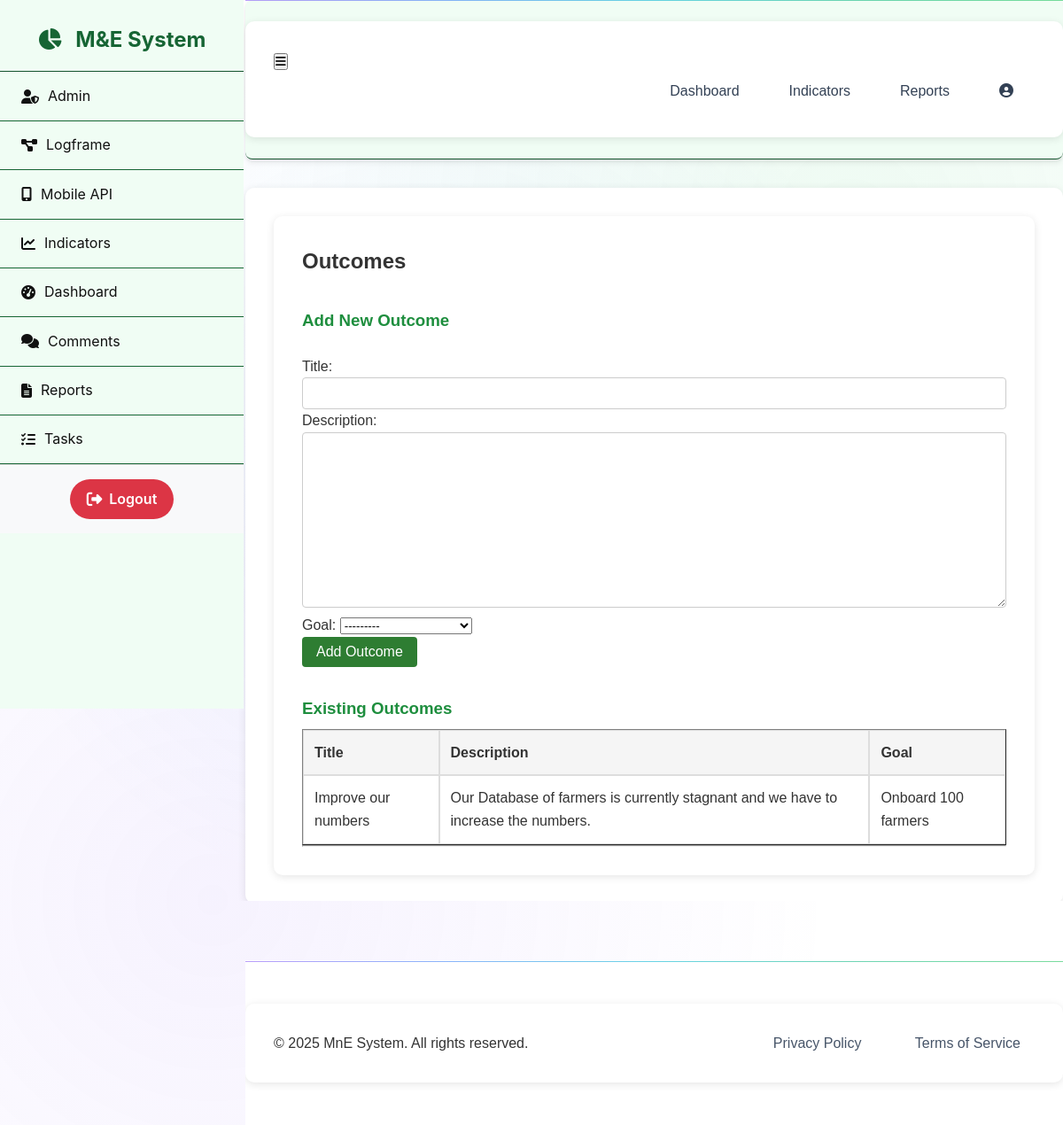
/api/v1/logframe/outcomes/, run on the app's committed database.
### logframe/models.py (models this page shows, shortened)
class Goal(models.Model):
    title = models.CharField(max_length=255)
    description = models.TextField(blank=True)
    created_at = models.DateTimeField(auto_now_add=True)
    def __str__(self):
        return self.title

class Outcome(models.Model):
    goal = models.ForeignKey(Goal, related_name='outcomes', on_delete=models.CASCADE)
    title = models.CharField(max_length=255)
    description = models.TextField(blank=True)

### logframe/views.py (the view)
# urls.py: path('outcomes/', views.outcomes_view, name='outcomes-ui'),
def outcomes_view(request):
    outcomes = Outcome.objects.select_related('goal').all()
    form = OutcomeForm()
    if request.method == 'POST':
        form = OutcomeForm(request.POST)
        if form.is_valid():
            form.save()
            return redirect('outcomes-ui')
    return render(request, 'logframe/outcomes.html', {
        'outcomes': outcomes,
        'form': form
    })

### logframe/views.py
class OutcomeForm(forms.ModelForm):
    class Meta:
        model = Outcome
        fields = ['title', 'description', 'goal']

### templates/logframe/outcomes.html (shortened to what this page needs)
{% extends 'base.html' %}
{% load static %}
{% block content %}
<div class="outcome-container">
  <h2>Outcomes</h2>
   <div class="outcome-form">
  <h3>Add New Outcome</h3>
  <form method="POST">
    {{ form.as_p }}
    <button type="submit">Add Outcome</button>
  </form>
  </div>
     <div class="outcome-table">
  <h3>Existing Outcomes</h3>
  <table border="1" cellpadding="10" cellspacing="0">
    <thead>
      <tr>
        <th>Title</th>
        <th>Description</th>
        <th>Goal</th>
      </tr>
    </thead>
    <tbody>
      {% for outcome in outcomes %}
        <tr>
          <td>{{ outcome.title }}</td>
          <td>{{ outcome.description }}</td>
          <td>{{ outcome.goal.title }}</td>
        </tr>
      {% endfor %}
    </tbody>
  </table>
  </div>
  <hr>
</div>
    {% endblock %}

### static/css/styles.css (style rules this page uses)
:root { --primary-50: #f0fdf4; --primary-100: #dcfce7; --primary-200: #bbf7d0; --primary-300: #86efac; --primary-400: #4ade80; --primary-500: #22c55e; --primary-600: #16a34a; --primary-700: #15803d; --primary-800: #166534; --primary-900: #14532d; --primary-950: #052e16; --accent-purple: #8b5cf6; --accent-blue: #3b82f6; --accent-cyan: #06b6d4; --accent-amber: #f59e0b; --accent-rose: #f43f5e; --accent-emerald: #10b981; --gray-50: #f8fafc; --gray-100: #f1f5f9; --gray-200: #e2e8f0; --gray-300: #cbd5e1; --gray-400: #94a3b8; --gray-500: #64748b; --gray-600: #475569; --gray-700: #334155; --gray-800: #1e293b; --gray-900: #0f172a; --surface-primary: rgba(255, 255, 255, 0.95); --surface-secondary: rgba(255, 255, 255, 0.8); --surface-glass: rgba(255, 255, 255, 0.1); --surface-dark: rgba(15, 23, 42, 0.95); --gradient-primary: linear-gradient(135deg, var(--primary-600) 0%, var(--primary-800) 100%); --gradient-rainbow: linear-gradient(135deg, var(--accent-purple) 0%, var(--accent-blue) 25%, var(--accent-cyan) 50%, var(--accent-emerald) 75%, var(--primary-500) 100%); --gradient-glass: linear-gradient(135deg, rgba(255,255,255,0.1) 0%, rgba(255,255,255,0.05) 100%); --gradient-dark: linear-gradient(135deg, var(--gray-900) 0%, var(--gray-800) 100%); --shadow-xs: 0 1px 2px rgba(0, 0, 0, 0.05); --shadow-sm: 0 1px 3px rgba(0, 0, 0, 0.1), 0 1px 2px rgba(0, 0, 0, 0.06); --shadow-md: 0 4px 6px rgba(0, 0, 0, 0.07), 0 2px 4px rgba(0, 0, 0, 0.06); --shadow-lg: 0 10px 15px rgba(0, 0, 0, 0.1), 0 4px 6px rgba(0, 0, 0, 0.05); --shadow-xl: 0 20px 25px rgba(0, 0, 0, 0.1), 0 10px 10px rgba(0, 0, 0, 0.04); --shadow-2xl: 0 25px 50px rgba(0, 0, 0, 0.25); --shadow-neon: 0 0 20px rgba(34, 197, 94, 0.3), 0 0 40px rgba(34, 197, 94, 0.1); --shadow-glow: 0 0 30px rgba(139, 92, 246, 0.3); --space-xs: 0.25rem; --space-sm: 0.5rem; --space-md: 1rem; --space-lg: 1.5rem; --space-xl: 2rem; --space-2xl: 3rem; --space-3xl: 4rem; --radius-sm: 0.375rem; --radius-md: 0.5rem; --radius-lg: 0.75rem; --radius-xl: 1rem; --radius-2xl: 1.5rem; --radius-full: 9999px; --transition-fast: 150ms cubic-bezier(0.4, 0, 0.2, 1); --transition-normal: 300ms cubic-bezier(0.4, 0, 0.2, 1); --transition-slow: 500ms cubic-bezier(0.4, 0, 0.2, 1); --transition-bounce: 600ms cubic-bezier(0.68, -0.55, 0.265, 1.55); --sidebar-width: 277px; --sidebar-collapsed-width: 80px; --navbar-height: 70px; }
* { box-sizing: border-box; margin: 0; padding: 0; }
*::before, *::after { box-sizing: border-box; }
html { scroll-behavior: smooth; font-size: 16px; }
body { font-family: -apple-system, BlinkMacSystemFont, 'Segoe UI', 'Roboto', 'Oxygen', 'Ubuntu', 'Cantarell', sans-serif; background: var#dcfce7;; color: var#dcfce7;; line-height: 1.6; overflow-x: hidden; position: relative; min-height: 100vh; }
body::before { content: ''; position: fixed; top: 0; left: 0; width: 100%; height: 100%; background: radial-gradient(circle at 20% 80%, rgba(139, 92, 246, 0.08) 0%, transparent 50%), radial-gradient(circle at 80% 20%, rgba(34, 197, 94, 0.08) 0%, transparent 50%), radial-gradient(circle at 40% 40%, rgba(59, 130, 246, 0.08) 0%, transparent 50%); z-index: -1; animation: backgroundShift 20s ease-in-out infinite; }

### static/css/dashboard.css (style rules this page uses)
h3 { color: #1e8e3e; margin-bottom: 0.5rem; }

### static/css/outcomes.css (style rules this page uses)
.outcome-container { padding: 2rem; max-width: 1200px; margin: 0 auto; background: #ffffff; border-radius: 10px; box-shadow: 0 2px 10px rgba(0, 0, 0, 0.1); font-family: 'Arial', sans-serif; color: #333; }
.outcome-form { margin-top: 2rem; display: flex; flex-direction: column; gap: 1rem; }
.outcome-form input, .outcome-form textarea { padding: 0.5rem; border: 1px solid #ccc; border-radius: 4px; font-size: 1rem; width: 100%; box-sizing: border-box; }
.outcome-form button { padding: 0.5rem 1rem; background: #2e7d32; color: #ffffff; border: none; border-radius: 4px; cursor: pointer; font-size: 1rem; }
.outcome-table { width: 100%; border-collapse: collapse; margin-top: 2rem; }
.outcome-table th, .outcome-table td { padding: 0.75rem; border: 1px solid #ddd; text-align: left; }
.outcome-table th { background: #f5f5f5; color: #333; }
.outcome-table th, .outcome-table td { font-size: 1rem; padding: 0.75rem; }

### data on the page
Outcome: title "Improve our numbers", description "Our Database of farmers is currently stagnant and we have to increase the numbers.", goal "Onboard 100 farmers"
